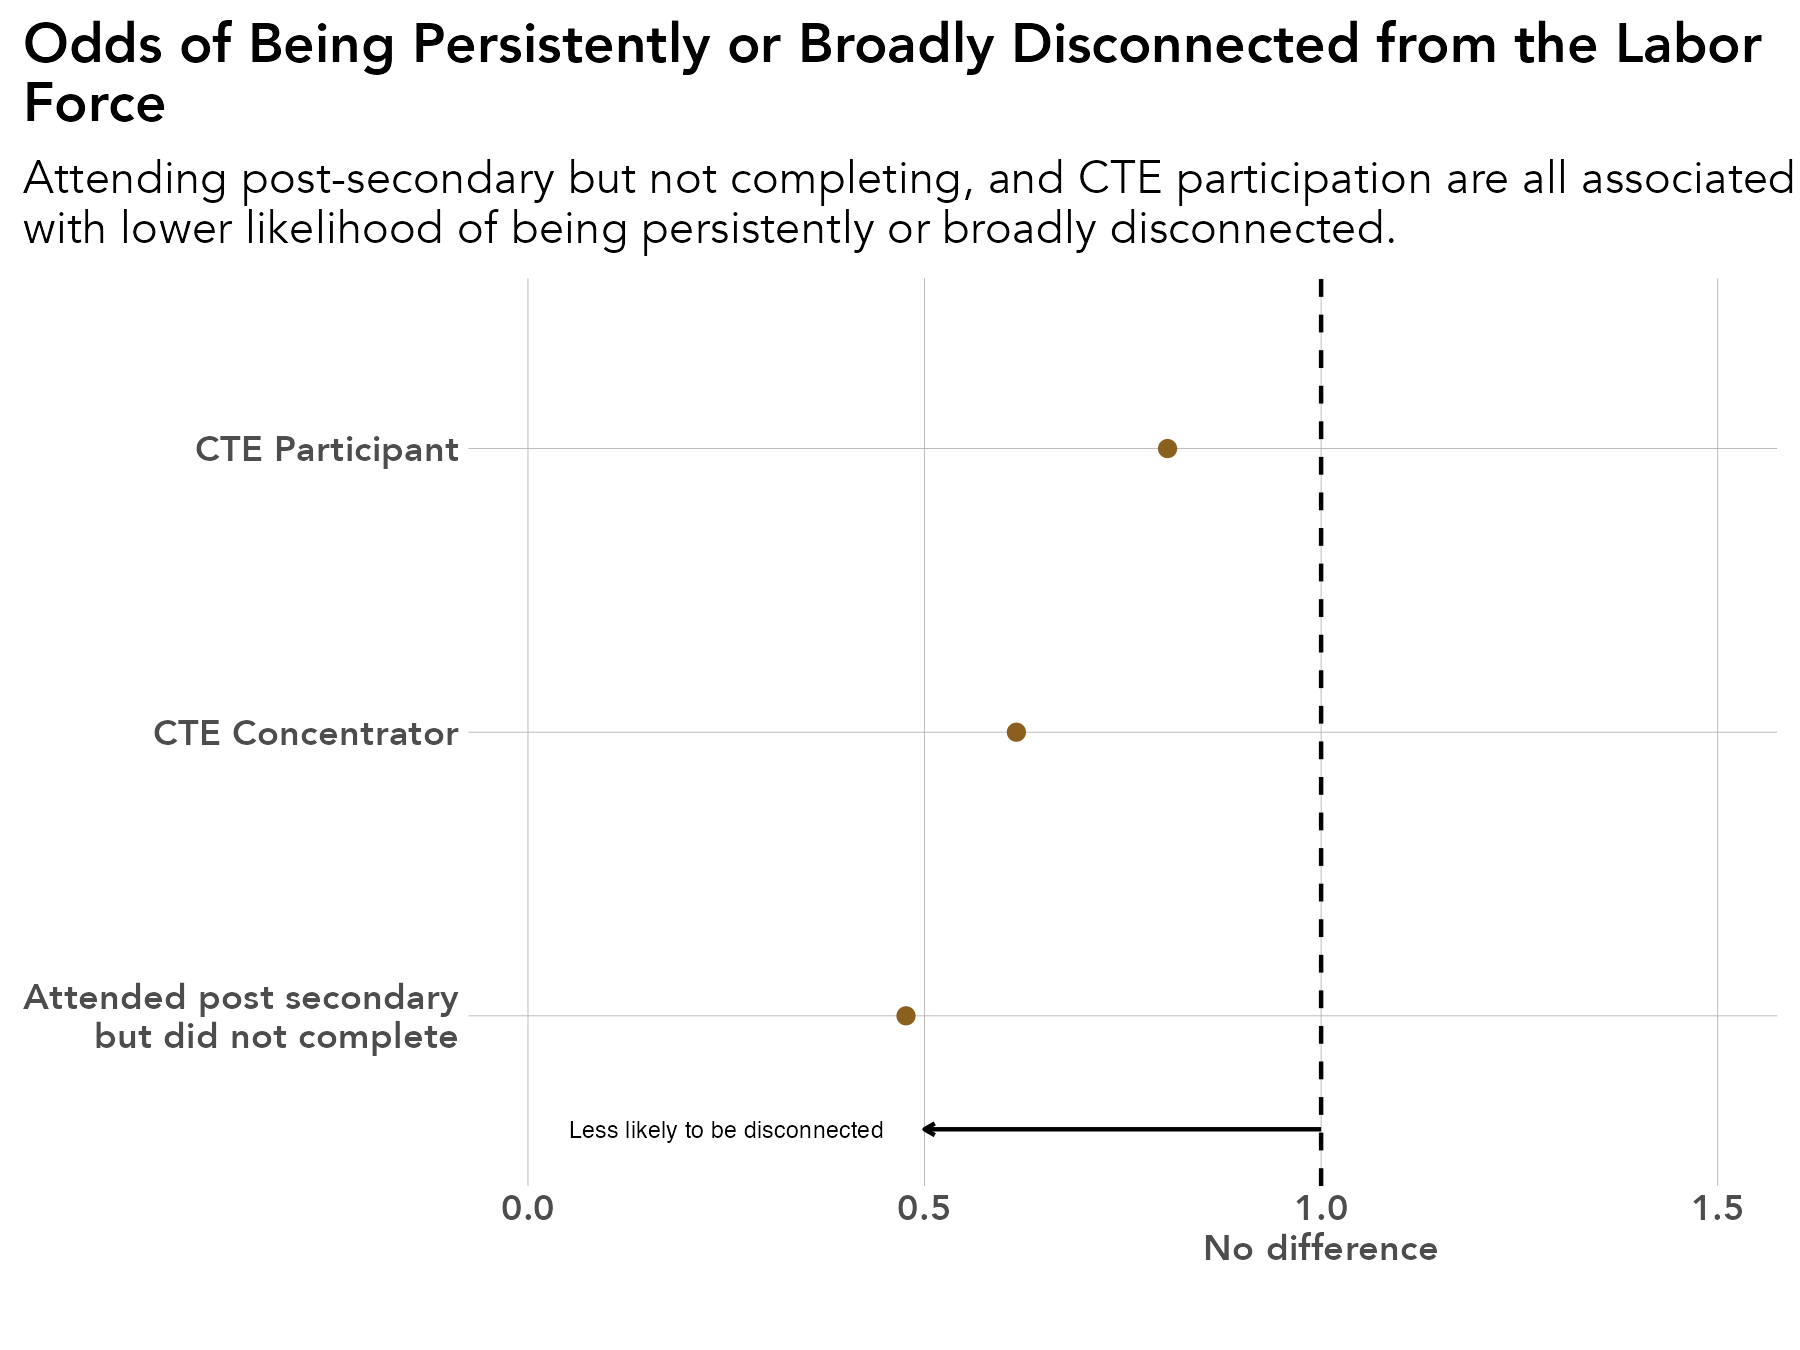

This chart was generated by the following R code:
# library -----------------------------------------------------------------
library(tidyverse)
library(sf)
library(ggrepel)
library(scales)
library(ggiraph)
library(rmapshaper)
library(cowplot)
library(RColorBrewer)
library(readxl)
library(lubridate)
library(readxl)
library(systemfonts)
reset_font_cache()
library(ggtext)
library(janitor)
library(cowplot)
library(ggalluvial)
library(ggsankey)
library(broom)
library(forcats)
library(stringr)


rm(list = ls())

# themes ------------------------------------------------------------------
theme_bar <- theme_bw() +
  theme(panel.grid.major = element_line(color = "grey70", size = 0.1),
        panel.grid.minor = element_blank(),
        axis.ticks = element_blank(),
        axis.text = element_text(face = "bold"),
        panel.border = element_blank(),
        legend.background = element_rect(fill = "transparent", color = "transparent"),
        legend.key = element_rect(fill = "transparent"),
        legend.key.size = unit(1, "lines"),
        legend.margin = margin(0,0,0,0),
        legend.title = element_blank(),
        legend.text = element_text(margin = margin(l = 2)),
        text = element_text(family = "Avenir") ,
        plot.title.position = "plot",
        plot.title = element_text(face = "bold"))

theme_line <- theme_bw() +
  theme(legend.background = element_rect(fill = "transparent", color = "transparent"),
        legend.key = element_rect(fill = "transparent"),
        legend.text = element_text(margin = margin(l = 2)),
        panel.grid.minor = element_blank(),
        panel.grid.major = element_line(color = "grey70", size = 0.1),
        axis.ticks = element_blank(),
        axis.text = element_text(face = "bold"),
        panel.border = element_blank(),
        legend.margin = margin(0,0,0,0),
        legend.key.size = unit(1, "lines"),
        text = element_text(family = "Avenir") ,
        plot.title.position = "plot",
        plot.title = element_text(face = "bold"))


theme_sf <- theme_bw() +
  theme(axis.text.x=element_blank(),
        axis.text.y=element_blank(),
        axis.ticks=element_blank(),
        panel.background = element_blank(),
        panel.grid.major = element_line(color = "white"),
        panel.border = element_blank(),
        legend.title = element_blank(),
        legend.text = element_text(margin = margin(l = 2)),
        legend.margin = margin(0,0,0,0),
        legend.key.size = unit(1, "lines"),
        text = element_text(family = "Avenir") ,
        plot.title.position = "plot",
        plot.title = element_text(face = "bold"))

theme_all <- theme_bw() +
  theme(axis.ticks=element_blank(),
        axis.text.y = element_blank(),
        panel.background = element_blank(),
        panel.grid.major = element_blank(),
        panel.grid = element_blank(),
        panel.border = element_blank(),
        legend.title = element_blank(),
        legend.text = element_text(margin = margin(l = 2)),
        legend.margin = margin(0,0,0,0),
        legend.key.size = unit(1, "lines"),
        text = element_text(family = "Avenir") ,
        plot.title.position = "plot",
        plot.title = element_text(face = "bold"))


regions <- read_csv("/Users/kellyasche/Library/CloudStorage/GoogleDrive-kasche@ruralmn.org/My Drive/Data Prep/R Projects/Join docs/county_regions.csv") %>%
  select(5,6) %>%
  unique() %>%
  mutate(edr = str_replace(edr, "  ", " "),
         planning.region = str_replace(planning.region, " Minnesota", ""),
         planning.region = fct_relevel(planning.region, "Northwest", "Northeast", "Central", "Seven County Mpls-St Paul", "Southwest", "Southeast"),
         edr = fct_relevel(edr, "EDR 1 - Northwest", "EDR 2 - Headwaters", "EDR 3 - Arrowhead", "EDR 4 - West Central", "EDR 5 - North Central", "EDR 6E- Southwest Central", "EDR 6W- Upper Minnesota Valley", "EDR 7E- East Central", "EDR 7W- Central", "EDR 8 - Southwest", "EDR 9 - South Central", "EDR 10 - Southeast", "EDR 11 - 7 County Twin Cities", "Minnesota"))

counties.regions <- read_csv("/Users/kellyasche/Library/CloudStorage/GoogleDrive-kasche@ruralmn.org/My Drive/Data Prep/R Projects/Join docs/county_regions.csv") %>%
  mutate(countyfp = formatC(countyfp, width = 3, flag = "0"),
         Name = str_to_title(Name),
         Name = str_replace(Name, "Q", "q"),
         Name = str_replace(Name, "Of The", "of the"),
         Name = str_replace(Name, "Mcleod", "McLeod"),
         Dem_Desc = ifelse(Name == "Minnesota", "Minnesota", Dem_Desc) ,
         edr = str_replace(edr, "  ", " "),
         planning.region = str_replace(planning.region, " Minnesota", ""),
         planning.region = fct_relevel(planning.region, "Northwest", "Northeast", "Central", "Seven County Mpls-St Paul", "Southwest", "Southeast"),
         edr = fct_relevel(edr, "EDR 1 - Northwest", "EDR 2 - Headwaters", "EDR 3 - Arrowhead", "EDR 4 - West Central", "EDR 5 - North Central", "EDR 6E- Southwest Central", "EDR 6W- Upper Minnesota Valley", "EDR 7E- East Central", "EDR 7W- Central", "EDR 8 - Southwest", "EDR 9 - South Central", "EDR 10 - Southeast", "EDR 11 - 7 County Twin Cities", "Minnesota"))

color.ruca <- c("Entirely rural" = "#009933", "Town/rural mix" = "#99CC33", "Urban/town/rural mix" = "#CC9966", "Entirely urban" = "#754C29", "Minnesota" = "black")

color.pr <- c("Northwest" = "#4575b4","Northeast" = "grey", "Central" = "#fee090", "Seven County Mpls-St Paul" = "#d73027", "Southwest" = "#91bfdb", "Southeast" = "#fc8d59", "Minnesota" = "black")

color.edr <- c("EDR 1 - Northwest" = "#b3cde3", "EDR 2 - Headwaters" = "#8c96c6", "EDR 3 - Arrowhead" = "#fe9929", "EDR 4 - West Central" = "#8856a7", "EDR 5 - North Central" = "#810f7c", "EDR 6E- Southwest Central" = "#e5f5f9", "EDR 6W- Upper Minnesota Valley" = "#bdc9e1", "EDR 7E- East Central" = "#99d8c9", "EDR 7W- Central" = "#2ca25f", "EDR 8 - Southwest" = "#74a9cf", "EDR 9 - South Central" = "#0570b0", "EDR 10 - Southeast" = "#d7301f", "EDR 11 - 7 County Twin Cities" = "#d8b365", "Minnesota" = "black")

color.pr.edr <- c ("Northwest" = "#4575b4","Northeast" = "#e0f3f8", "Central" = "#fee090", "Seven County Mpls-St Paul" = "#d73027", "Southwest" = "#91bfdb", "Southeast" = "#fc8d59", "Minnesota" = "black", "EDR 1 - Northwest" = "#b3cde3", "EDR 2 - Headwaters" = "#8c96c6", "EDR 3 - Arrowhead" = "#fe9929", "EDR 4 - West Central" = "#8856a7", "EDR 5 - North Central" = "#810f7c", "EDR 6E- Southwest Central" = "#e5f5f9", "EDR 6W- Upper Minnesota Valley" = "#bdc9e1", "EDR 7E- East Central" = "#99d8c9", "EDR 7W- Central" = "#2ca25f", "EDR 8 - Southwest" = "#74a9cf", "EDR 9 - South Central" = "#0570b0", "EDR 10 - Southeast" = "#d7301f", "EDR 11 - 7 County Twin Cities" = "#d8b365")

color.six <- c("#009933", "#4575b4", "grey", "#fee090", "#fc8d59", "#d73027")

mn_counties <- st_read("/Users/kellyasche/Library/CloudStorage/GoogleDrive-kasche@ruralmn.org/My Drive/Data Prep/R Projects/Shapefiles/County shapefiles/MNCounties_MNDOT.shp", quiet = TRUE) %>%
  ms_simplify(keep = .01, keep_shapes = TRUE) %>%
  rename("countyfp" = "FIPS_CODE")

counties.regions.1 <- counties.regions %>%
  mutate(statefp = "27",
         project.pr = ifelse(edr %in% c("EDR 1 - Northwest", "EDR 2 - Headwaters", "EDR 4 - West Central"), "Northwest",
                             ifelse(edr == "EDR 3 - Arrowhead", "Northeast",
                                    ifelse(edr %in% c("EDR 5 - North Central", "EDR 7E- East Central", "EDR 7W- Central"), "Central",
                                           ifelse(edr %in% c("EDR 6E- Southwest Central", "EDR 6W- Upper Minnesota Valley", "EDR 8 - Southwest"), "Southwest",
                                                  ifelse(edr %in% c("EDR 9 - South Central", "EDR 10 - Southeast"), "Southern", as.character(planning.region)))))),
         project.pr = fct_relevel(project.pr, "Northwest", "Northeast", "Central", "Seven County Mpls-St Paul", "Southwest", "Southern"))


# Prep data ---------------------------------------------------------------

gender <- read_csv("Data/SLEDS/Masters/Master-report-dataset.csv") %>%
  select(PersonID, Gender)

original <- read_csv("Data/SLEDS/Masters/Master-disconnected.csv") %>%
  left_join(gender, by = "PersonID")

names(original)

data <- original %>%
  select(RaceEthnicity, economic.status, SpecialEdStatus, Gender, Dem_Desc, avg.wages.pct.state, avg.unemp.rate, cte.achievement, pseo.participant, attended.ps, disconnected.cat) %>%
  mutate(RaceEthnicity = fct_relevel(RaceEthnicity, "White"),
         economic.status = ifelse(economic.status == 1, "FRL", "Non-FRL"),
         economic.status = fct_relevel(economic.status, "Non-FRL"),
         SpecialEdStatus = ifelse(SpecialEdStatus == 1, "Special Ed", "Non-Special Ed"),
         SpecialEdStatus = fct_relevel(SpecialEdStatus, "Non-Special Ed"),
         Gender = ifelse(Gender == "F", "Female", "Male"),
         Gender = fct_relevel(Gender, "Male"),
         Dem_Desc = fct_relevel(Dem_Desc, "Entirely rural"),
         pseo.participant = ifelse(pseo.participant == 1, "PSEO",
                                   ifelse(pseo.participant == 0, "No PSEO", pseo.participant)),
         pseo.participant = fct_relevel(pseo.participant, "No PSEO"),
         cte.achievement = fct_relevel(cte.achievement, "No CTE"),
         attended.ps = fct_relevel(attended.ps, "No"),
         disconnected.cat = ifelse(disconnected.cat %in% c("Broadly disconnected", "Persistently disconnected"), 1, 0))

model <- glm(
  disconnected.cat ~
    RaceEthnicity +
    economic.status +
    SpecialEdStatus +
    Gender +
    Dem_Desc +
    avg.wages.pct.state +
    avg.unemp.rate +
    pseo.participant +
    cte.achievement +
    attended.ps,
  family = binomial,
  data = data
)

model
# Create chart ------------------------------------------------------------

or_plot <- tidy(model, exponentiate = TRUE) %>%
  filter(term != "(Intercept)") %>%
  mutate(
    # Make labels nicer (edit these replacements to match your exact factor labels)
    term = str_replace_all(term, c(
      "economic.status" = "Economic status: ",
      "SpecialEdStatus" = "Special Ed: ",
      "pseo.participant" = "PSEO: ",
      "cte.achievement" = "CTE: ",
      "MCA.M" = "MCA Math",
      "highest.cred.level" = "Highest credential"
    )),
    # Put most important effects near the top (optional: tweak ordering later)
    term = fct_reorder(term, estimate),
    color = ifelse(estimate < 1, "Green", "Brown")
  )

ggplot(data = filter(or_plot, term %in% c("attended.psYes", "CTE: CTE Concentrator or Completor", "CTE: CTE Participant")), aes(x = estimate, y = term, color = color)) +
  annotate(geom = "segment",
           x = 1, 
           xend = .5,
           y = .6,
           yend = .6,
           arrow = arrow(length = unit(.1, "cm"))) +
  annotate(geom = "text",
           x = .25,
           y = .6,
           label = "Less likely to be disconnected",
           size = 2) +
  geom_vline(xintercept = 1, linetype = "dashed") +
  geom_point() +
  scale_color_manual(values = c("#8B601F", "#2E7C63")) +
  scale_y_discrete(labels = c("Attended post secondary\nbut did not complete", "CTE Concentrator", "CTE Participant")) +
  scale_x_continuous(limits = c(0, 1.5),
                     breaks = c(0, .5, 1, 1.5),
                     labels = c("0.0", "0.5", "1.0\nNo difference", "1.5")) +
  theme_line +
  labs(
    x = "",
    y = NULL,
    title = "Odds of Being Persistently or Broadly Disconnected from the Labor\nForce",
    subtitle = "Attending post-secondary but not completing, and CTE participation are all associated\nwith lower likelihood of being persistently or broadly disconnected."
  ) +
  theme(legend.position = "none")

ggsave(filename = "Charts/Paper report 3/non-college-grads-less-likely-disconnection-odds-ratio.pdf", device = cairo_pdf, dpi = "print", width = 6, height = 4.5)

ggsave(filename = "Charts/Paper report 3/non-college-grads-less-likely-disconnection-odds-ratio.png",  dpi = "print", width = 6, height = 4.5)
